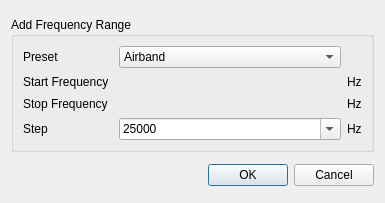
<?xml version="1.0" encoding="UTF-8"?>
<ui version="4.0">
 <class>FreqScannerAddRangeDialog</class>
 <widget class="QDialog" name="FreqScannerAddRangeDialog">
  <property name="geometry">
   <rect>
    <x>0</x>
    <y>0</y>
    <width>385</width>
    <height>203</height>
   </rect>
  </property>
  <property name="font">
   <font>
    <pointsize>9</pointsize>
   </font>
  </property>
  <property name="windowTitle">
   <string>Add Range</string>
  </property>
  <layout class="QVBoxLayout" name="verticalLayout">
   <item>
    <widget class="QGroupBox" name="groupBox">
     <property name="sizePolicy">
      <sizepolicy hsizetype="Preferred" vsizetype="Fixed">
       <horstretch>0</horstretch>
       <verstretch>0</verstretch>
      </sizepolicy>
     </property>
     <property name="title">
      <string>Add Frequency Range</string>
     </property>
     <layout class="QGridLayout" name="gridLayout">
      <item row="4" column="0">
       <widget class="QLabel" name="stepLabel">
        <property name="text">
         <string>Step</string>
        </property>
       </widget>
      </item>
      <item row="1" column="2">
       <widget class="QLabel" name="startUnits">
        <property name="text">
         <string>Hz</string>
        </property>
       </widget>
      </item>
      <item row="1" column="1">
       <widget class="ValueDialZ" name="start" native="true">
        <property name="sizePolicy">
         <sizepolicy hsizetype="Expanding" vsizetype="Maximum">
          <horstretch>0</horstretch>
          <verstretch>0</verstretch>
         </sizepolicy>
        </property>
        <property name="minimumSize">
         <size>
          <width>32</width>
          <height>16</height>
         </size>
        </property>
        <property name="font">
         <font>
          <family>Liberation Mono</family>
          <pointsize>12</pointsize>
         </font>
        </property>
        <property name="cursor">
         <cursorShape>PointingHandCursor</cursorShape>
        </property>
        <property name="focusPolicy">
         <enum>Qt::StrongFocus</enum>
        </property>
        <property name="toolTip">
         <string>Start frequency in Hertz</string>
        </property>
       </widget>
      </item>
      <item row="4" column="2">
       <widget class="QLabel" name="stepUnits">
        <property name="text">
         <string>Hz</string>
        </property>
       </widget>
      </item>
      <item row="3" column="2">
       <widget class="QLabel" name="stopUnits">
        <property name="text">
         <string>Hz</string>
        </property>
       </widget>
      </item>
      <item row="3" column="0">
       <widget class="QLabel" name="stopLabel">
        <property name="text">
         <string>Stop Frequency</string>
        </property>
       </widget>
      </item>
      <item row="1" column="0">
       <widget class="QLabel" name="startLabel">
        <property name="minimumSize">
         <size>
          <width>90</width>
          <height>0</height>
         </size>
        </property>
        <property name="text">
         <string>Start Frequency</string>
        </property>
       </widget>
      </item>
      <item row="4" column="1">
       <widget class="QComboBox" name="step">
        <property name="editable">
         <bool>true</bool>
        </property>
        <item>
         <property name="text">
          <string>25000</string>
         </property>
        </item>
        <item>
         <property name="text">
          <string>8333</string>
         </property>
        </item>
        <item>
         <property name="text">
          <string>100000</string>
         </property>
        </item>
        <item>
         <property name="text">
          <string>1000</string>
         </property>
        </item>
       </widget>
      </item>
      <item row="3" column="1">
       <widget class="ValueDialZ" name="stop" native="true">
        <property name="sizePolicy">
         <sizepolicy hsizetype="Expanding" vsizetype="Maximum">
          <horstretch>0</horstretch>
          <verstretch>0</verstretch>
         </sizepolicy>
        </property>
        <property name="minimumSize">
         <size>
          <width>32</width>
          <height>16</height>
         </size>
        </property>
        <property name="font">
         <font>
          <family>Liberation Mono</family>
          <pointsize>12</pointsize>
         </font>
        </property>
        <property name="cursor">
         <cursorShape>PointingHandCursor</cursorShape>
        </property>
        <property name="focusPolicy">
         <enum>Qt::StrongFocus</enum>
        </property>
        <property name="toolTip">
         <string>Stop frequency in Hertz</string>
        </property>
       </widget>
      </item>
      <item row="0" column="1">
       <widget class="QComboBox" name="preset">
        <property name="toolTip">
         <string>Select a preset range of frequencies</string>
        </property>
        <item>
         <property name="text">
          <string>Airband</string>
         </property>
        </item>
        <item>
         <property name="text">
          <string>Broadcast FM</string>
         </property>
        </item>
        <item>
         <property name="text">
          <string>DAB</string>
         </property>
        </item>
        <item>
         <property name="text">
          <string>Digital Selective Calling</string>
         </property>
        </item>
        <item>
         <property name="text">
          <string>Marine</string>
         </property>
        </item>
        <item>
         <property name="text">
          <string>FRS-GMRS</string>
         </property>
        </item>
        <item>
         <property name="text">
          <string>HF ATC</string>
         </property>
        </item>
        <item>
         <property name="text">
          <string>HF 20m</string>
         </property>
        </item>
        <item>
         <property name="text">
          <string>HF 40m</string>
         </property>
        </item>
        <item>
         <property name="text">
          <string>HF 80m</string>
         </property>
        </item>
       </widget>
      </item>
      <item row="0" column="0">
       <widget class="QLabel" name="presetLabel">
        <property name="text">
         <string>Preset</string>
        </property>
       </widget>
      </item>
     </layout>
    </widget>
   </item>
   <item>
    <widget class="QDialogButtonBox" name="buttonBox">
     <property name="orientation">
      <enum>Qt::Horizontal</enum>
     </property>
     <property name="standardButtons">
      <set>QDialogButtonBox::Cancel|QDialogButtonBox::Ok</set>
     </property>
    </widget>
   </item>
  </layout>
 </widget>
 <customwidgets>
  <customwidget>
   <class>ValueDialZ</class>
   <extends>QWidget</extends>
   <header>gui/valuedialz.h</header>
   <container>1</container>
  </customwidget>
 </customwidgets>
 <resources>
  <include location="../../../sdrgui/resources/res.qrc"/>
 </resources>
 <connections>
  <connection>
   <sender>buttonBox</sender>
   <signal>accepted()</signal>
   <receiver>FreqScannerAddRangeDialog</receiver>
   <slot>accept()</slot>
   <hints>
    <hint type="sourcelabel">
     <x>248</x>
     <y>254</y>
    </hint>
    <hint type="destinationlabel">
     <x>157</x>
     <y>274</y>
    </hint>
   </hints>
  </connection>
  <connection>
   <sender>buttonBox</sender>
   <signal>rejected()</signal>
   <receiver>FreqScannerAddRangeDialog</receiver>
   <slot>reject()</slot>
   <hints>
    <hint type="sourcelabel">
     <x>316</x>
     <y>260</y>
    </hint>
    <hint type="destinationlabel">
     <x>286</x>
     <y>274</y>
    </hint>
   </hints>
  </connection>
 </connections>
</ui>
